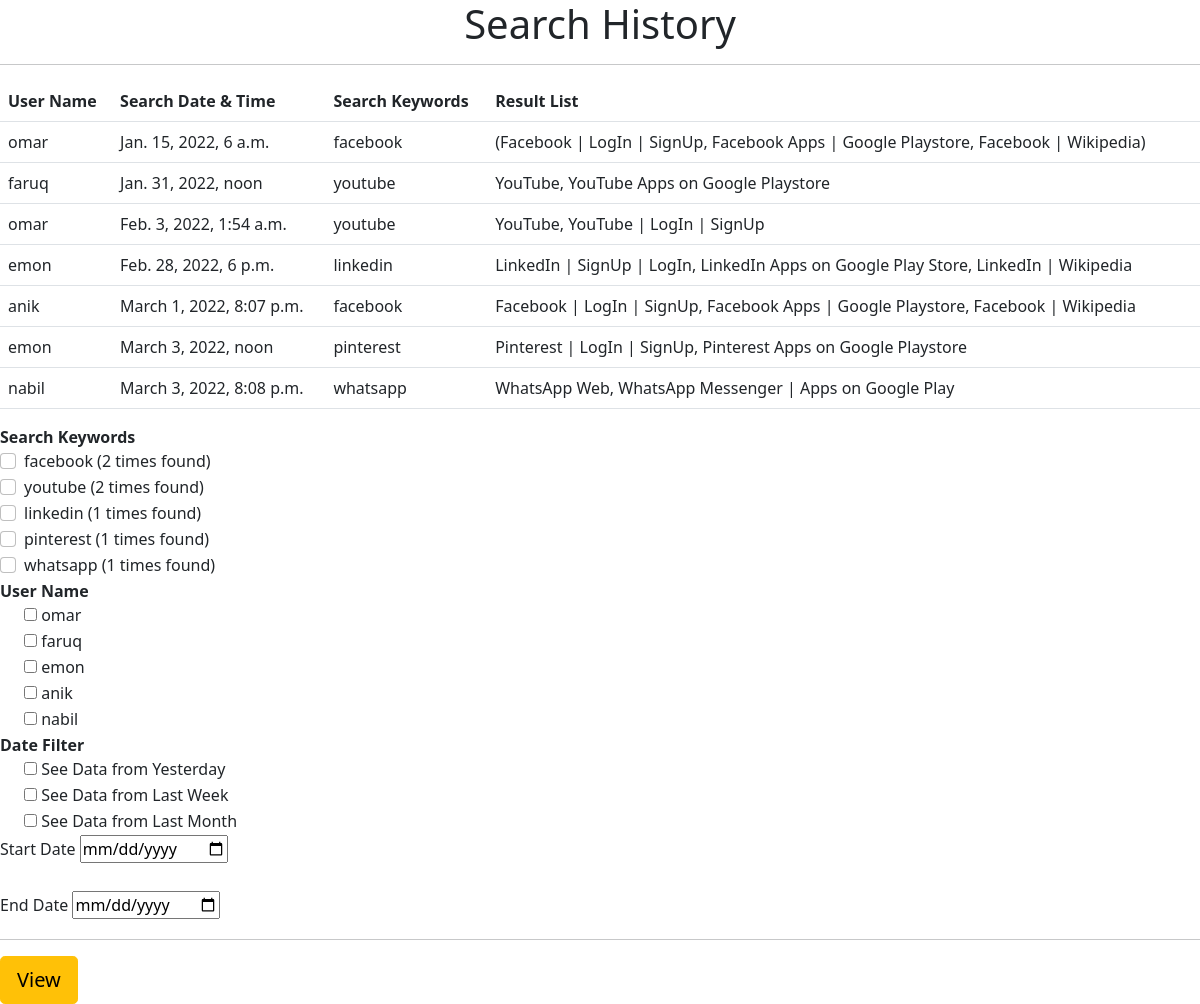
The page / on the database its author committed.
### history/models.py (models this page shows)
class SearchHistory(models.Model):
    user = models.CharField(max_length=70)
    search_time = models.DateTimeField(default=datetime.now())
    keywords = models.CharField(max_length=200)
    result_list = models.TextField()

### history/views.py (the view)
# urls.py: 2. Add a URL to urlpatterns:  path('', views.home, name='home')
def home(request):
    display_data = SearchHistory.objects.all()
    distinct_user = SearchHistory.objects.values('user').distinct()
    keylist = []
    countKeylist = []
    for i in SearchHistory.objects.values('keywords'):
        keylist.append(i['keywords'])
    for i in SearchHistory.objects.values('keywords').distinct():
        countKeylist.append(
            {'keywords': i['keywords'], 'count': keylist.count(i['keywords'])})
    distinct_keywords = countKeylist
    index = {'data': display_data,
             'dis_user': distinct_user,
             'dis_keyword': distinct_keywords,
             }
    return render(request, 'index.html', index)

### templates/index.html (shortened to what this page needs)
<!DOCTYPE html>
<html lang="en">
  <head>
    <link
      href="https://cdn.jsdelivr.net/npm/bootstrap@5.0.2/dist/css/bootstrap.min.css"
      rel="stylesheet"
    />
    <center>
  </head>
  <body>
    <h1>Search History</h1>
    <hr />
    <table class="table" id="myTable">
        <tr>
          <th scope="col">User Name</th>
          <th scope="col">Search Date & Time</th>
          <th scope="col">Search Keywords</th>
          <th scope="col">Result List</th>
        </tr>
        {% for i in data%}
        <tr>
          <td scope="row">{{i.user}}</td>
          <td>{{i.search_time}}</td>
          <td>{{i.keywords}}</td>
          <td>{{i.result_list}}</td>
        </tr>
        {% endfor %}
    </table>
  <form method="POST" onsubmit='filter(handleSubmit(event))'>
      <div class="form-group">
        <label for="exampleInputEmail1"><b>Search Keywords</b></label>
      </div>
      {% for i in  dis_keyword%}
      <div class="form-check">
        <input type="checkbox" class="form-check-input" id="exampleCheck1" name="keyword[]" value="{{i.keywords}}">
        <label class="form-check-label" for="exampleCheck1">{{i.keywords}} ({{i.count}} times found)</label>
      </div>
      {% endfor %}
      <div class="form-group">
        <label for="exampleInputEmail1"><b>User Name</b></label>
      </div>
      {% for i in  dis_user%}
      <div class="form-check">
        <input type="checkbox" name="user[]" id="exampleCheck1" value="{{i.user}}">
        <label class="form-check-label" for="exampleCheck1">{{i.user}}</label>
      </div>
      {% endfor %}
      <div class="form-group">
        <label for="exampleInputEmail1"><b>Date Filter</b></label>
      </div>
      <div class="form-check">
        <input type="checkbox" name="date[]" id="exampleCheck1" value="seeYesterday">
        <label class="form-check-label" for="exampleCheck1">See Data from Yesterday</label>
      </div>
      <div class="form-check">
        <input type="checkbox" name="date[]" id="exampleCheck1" value="seeLastWeek">
        <label class="form-check-label" for="exampleCheck1">See Data from Last Week</label>
      </div>
      <div class="form-check">
        <input type="checkbox" name="date[]" id="exampleCheck1" value="seeLastMonth">
        <label class="form-check-label" for="exampleCheck1">See Data from Last Month</label>
      </div>
      <label><h6>Start Date</h6></label>
        <input type="date" name="datef">
        <br/>
        <br/>
        <label><h6>End Date</h6></label>
        <input type="date" name="datet">
        <br/>
        <hr>
        <div>
            <button type="submit" class="btn btn-warning btn-lg">View</button>
        </div>
    </form>
  </body>
</html>

### rows shown on the page
SearchHistory: user "omar", search_time "Jan. 15, 2022, 6 a.m.", keywords "facebook", result_list "(Facebook | LogIn | SignUp, Facebook Apps | Google Playstore, Facebook | Wikipedia)"
SearchHistory: user "faruq", search_time "Jan. 31, 2022, noon", keywords "youtube", result_list "YouTube, YouTube Apps on Google Playstore"
SearchHistory: user "omar", search_time "Feb. 3, 2022, 1:54 a.m.", keywords "youtube", result_list "YouTube, YouTube | LogIn | SignUp"
SearchHistory: user "emon", search_time "Feb. 28, 2022, 6 p.m.", keywords "linkedin", result_list "LinkedIn | SignUp | LogIn, LinkedIn Apps on Google Play Store, LinkedIn | Wikipedia"
SearchHistory: user "anik", search_time "March 1, 2022, 8:07 p.m.", keywords "facebook", result_list "Facebook | LogIn | SignUp, Facebook Apps | Google Playstore, Facebook | Wikipedia"
SearchHistory: user "emon", search_time "March 3, 2022, noon", keywords "pinterest", result_list "Pinterest | LogIn | SignUp, Pinterest Apps on Google Playstore"
SearchHistory: user "nabil", search_time "March 3, 2022, 8:08 p.m.", keywords "whatsapp", result_list "WhatsApp Web, WhatsApp Messenger | Apps on Google Play"

### other values the page prints
{{ i.keywords }} "facebook" "youtube" "linkedin" "pinterest" "whatsapp"
{{ i.count }} "2" "2" "1" "1" "1"
{{ i.user }} "omar" "faruq" "emon" "anik" "nabil"
